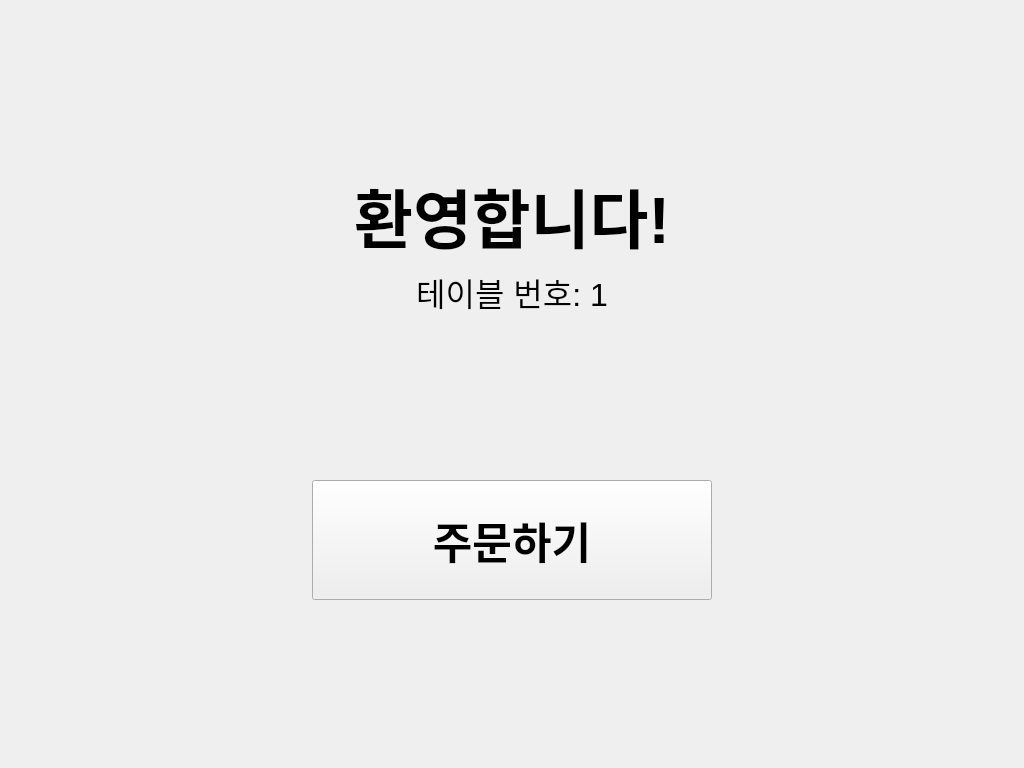
<?xml version="1.0" encoding="UTF-8"?>
<ui version="4.0">
 <class>MainWindow</class>
 <widget class="QMainWindow" name="MainWindow">
  <property name="geometry">
   <rect>
    <x>0</x>
    <y>0</y>
    <width>1024</width>
    <height>768</height>
   </rect>
  </property>
  <property name="windowTitle">
   <string>주문 시작</string>
  </property>
  <widget class="QWidget" name="centralwidget">
   <layout class="QVBoxLayout" name="verticalLayout">
    <item>
     <spacer name="verticalSpacer_top">
      <property name="orientation">
       <enum>Qt::Vertical</enum>
      </property>
      <property name="sizeHint" stdset="0">
       <size>
        <width>20</width>
        <height>100</height>
       </size>
      </property>
     </spacer>
    </item>
    <item>
     <widget class="QLabel" name="label_welcome">
      <property name="text">
       <string>환영합니다!</string>
      </property>
      <property name="alignment">
       <set>Qt::AlignCenter</set>
      </property>
      <property name="font">
       <font>
        <pointsize>48</pointsize>
        <weight>75</weight>
        <bold>true</bold>
       </font>
      </property>
     </widget>
    </item>
    <item>
     <widget class="QLabel" name="label_table">
      <property name="text">
       <string>테이블 번호: 1</string>
      </property>
      <property name="alignment">
       <set>Qt::AlignCenter</set>
      </property>
      <property name="font">
       <font>
        <pointsize>24</pointsize>
       </font>
      </property>
     </widget>
    </item>
    <item>
     <spacer name="verticalSpacer_middle">
      <property name="orientation">
       <enum>Qt::Vertical</enum>
      </property>
      <property name="sizeHint" stdset="0">
       <size>
        <width>20</width>
        <height>80</height>
       </size>
      </property>
     </spacer>
    </item>
    <item>
     <layout class="QHBoxLayout" name="horizontalLayout_button">
      <item>
       <spacer name="horizontalSpacer_left">
        <property name="orientation">
         <enum>Qt::Horizontal</enum>
        </property>
        <property name="sizeHint" stdset="0">
         <size>
          <width>40</width>
          <height>20</height>
         </size>
        </property>
       </spacer>
      </item>
      <item>
       <widget class="QPushButton" name="btn_start_order">
        <property name="minimumSize">
         <size>
          <width>400</width>
          <height>120</height>
         </size>
        </property>
        <property name="font">
         <font>
          <pointsize>32</pointsize>
          <weight>75</weight>
          <bold>true</bold>
         </font>
        </property>
        <property name="text">
         <string>주문하기</string>
        </property>
       </widget>
      </item>
      <item>
       <spacer name="horizontalSpacer_right">
        <property name="orientation">
         <enum>Qt::Horizontal</enum>
        </property>
        <property name="sizeHint" stdset="0">
         <size>
          <width>40</width>
          <height>20</height>
         </size>
        </property>
       </spacer>
      </item>
     </layout>
    </item>
    <item>
     <spacer name="verticalSpacer_bottom">
      <property name="orientation">
       <enum>Qt::Vertical</enum>
      </property>
      <property name="sizeHint" stdset="0">
       <size>
        <width>20</width>
        <height>100</height>
       </size>
      </property>
     </spacer>
    </item>
   </layout>
  </widget>
 </widget>
 <resources/>
 <connections/>
</ui>
